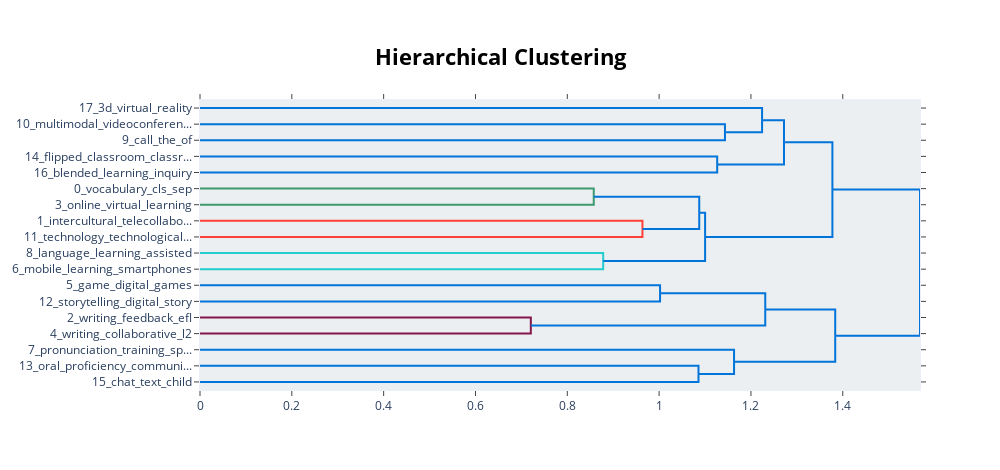

The notebook cell saved with this chart:
### Code cell
model.visualize_hierarchy()

### Figure 1 — Plotly figure (JSON) as saved in the notebook; plotly's stock layout.template omitted (floating-point values rounded to 4 significant figures)
{"data": [{"hoverinfo": "text", "marker": {"color": "rgb(0,116,217)"}, "mode": "lines", "type": "scatter", "x": [0, 1.143, 1.143, 0], "xaxis": "x", "y": [-15, -15, -25, -25], "yaxis": "y"}, {"hoverinfo": "text", "marker": {"color": "rgb(0,116,217)"}, "mode": "lines", "type": "scatter", "x": [0, 1.224, 1.224, 1.143], "xaxis": "x", "y": [-5, -5, -20, -20], "yaxis": "y"}, {"hoverinfo": "text", "marker": {"color": "rgb(0,116,217)"}, "mode": "lines", "type": "scatter", "x": [0, 1.126, 1.126, 0], "xaxis": "x", "y": [-35, -35, -45, -45], "yaxis": "y"}, {"hoverinfo": "text", "marker": {"color": "rgb(0,116,217)"}, "mode": "lines", "type": "scatter", "x": [1.224, 1.272, 1.272, 1.126], "xaxis": "x", "y": [-12.5, -12.5, -40, -40], "yaxis": "y"}, {"hoverinfo": "text", "marker": {"color": "rgb(61,153,112)"}, "mode": "lines", "type": "scatter", "x": [0, 0.8576, 0.8576, 0], "xaxis": "x", "y": [-55, -55, -65, -65], "yaxis": "y"}, {"hoverinfo": "text", "marker": {"color": "rgb(255,65,54)"}, "mode": "lines", "type": "scatter", "x": [0, 0.9637, 0.9637, 0], "xaxis": "x", "y": [-75, -75, -85, -85], "yaxis": "y"}, {"hoverinfo": "text", "marker": {"color": "rgb(0,116,217)"}, "mode": "lines", "type": "scatter", "x": [0.8576, 1.087, 1.087, 0.9637], "xaxis": "x", "y": [-60, -60, -80, -80], "yaxis": "y"}, {"hoverinfo": "text", "marker": {"color": "rgb(35,205,205)"}, "mode": "lines", "type": "scatter", "x": [0, 0.8782, 0.8782, 0], "xaxis": "x", "y": [-95, -95, -105, -105], "yaxis": "y"}, {"hoverinfo": "text", "marker": {"color": "rgb(0,116,217)"}, "mode": "lines", "type": "scatter", "x": [1.087, 1.1, 1.1, 0.8782], "xaxis": "x", "y": [-70, -70, -100, -100], "yaxis": "y"}, {"hoverinfo": "text", "marker": {"color": "rgb(0,116,217)"}, "mode": "lines", "type": "scatter", "x": [1.272, 1.377, 1.377, 1.1], "xaxis": "x", "y": [-26.25, -26.25, -85, -85], "yaxis": "y"}, {"hoverinfo": "text", "marker": {"color": "rgb(0,116,217)"}, "mode": "lines", "type": "scatter", "x": [0, 1.002, 1.002, 0], "xaxis": "x", "y": [-115, -115, -125, -125], "yaxis": "y"}, {"hoverinfo": "text", "marker": {"color": "rgb(133,20,75)"}, "mode": "lines", "type": "scatter", "x": [0, 0.7205, 0.7205, 0], "xaxis": "x", "y": [-135, -135, -145, -145], "yaxis": "y"}, {"hoverinfo": "text", "marker": {"color": "rgb(0,116,217)"}, "mode": "lines", "type": "scatter", "x": [1.002, 1.231, 1.231, 0.7205], "xaxis": "x", "y": [-120, -120, -140, -140], "yaxis": "y"}, {"hoverinfo": "text", "marker": {"color": "rgb(0,116,217)"}, "mode": "lines", "type": "scatter", "x": [0, 1.086, 1.086, 0], "xaxis": "x", "y": [-165, -165, -175, -175], "yaxis": "y"}, {"hoverinfo": "text", "marker": {"color": "rgb(0,116,217)"}, "mode": "lines", "type": "scatter", "x": [0, 1.163, 1.163, 1.086], "xaxis": "x", "y": [-155, -155, -170, -170], "yaxis": "y"}, {"hoverinfo": "text", "marker": {"color": "rgb(0,116,217)"}, "mode": "lines", "type": "scatter", "x": [1.231, 1.384, 1.384, 1.163], "xaxis": "x", "y": [-130, -130, -162.5, -162.5], "yaxis": "y"}, {"hoverinfo": "text", "marker": {"color": "rgb(0,116,217)"}, "mode": "lines", "type": "scatter", "x": [1.377, 1.568, 1.568, 1.384], "xaxis": "x", "y": [-55.62, -55.62, -146.2, -146.2], "yaxis": "y"}], "layout": {"autosize": false, "height": 470, "hoverlabel": {"bgcolor": "white", "font": {"family": "Rockwell", "size": 16}}, "hovermode": "closest", "plot_bgcolor": "#ECEFF1", "showlegend": false, "title": {"font": {"color": "Black", "size": 22}, "text": "<b>Hierarchical Clustering</b>", "x": 0.5, "xanchor": "center", "yanchor": "top"}, "width": 1000, "xaxis": {"mirror": "allticks", "rangemode": "tozero", "showgrid": false, "showline": true, "showticklabels": true, "ticks": "outside", "type": "linear", "zeroline": false}, "yaxis": {"mirror": "allticks", "range": [-180, 0], "rangemode": "tozero", "showgrid": false, "showline": true, "showticklabels": true, "tickmode": "array", "ticks": "outside", "ticktext": ["17_3d_virtual_reality", "10_multimodal_videoconferen...", "9_call_the_of", "14_flipped_classroom_classr...", "16_blended_learning_inquiry", "0_vocabulary_cls_sep", "3_online_virtual_learning", "1_intercultural_telecollabo...", "11_technology_technological...", "8_language_learning_assisted", "6_mobile_learning_smartphones", "5_game_digital_games", "12_storytelling_digital_story", "2_writing_feedback_efl", "4_writing_collaborative_l2", "7_pronunciation_training_sp...", "13_oral_proficiency_communi...", "15_chat_text_child"], "tickvals": [-5, -15, -25, -35, -45, -55, -65, -75, -85, -95, -105, -115, -125, -135, -145, -155, -165, -175], "type": "linear", "zeroline": false}}}
